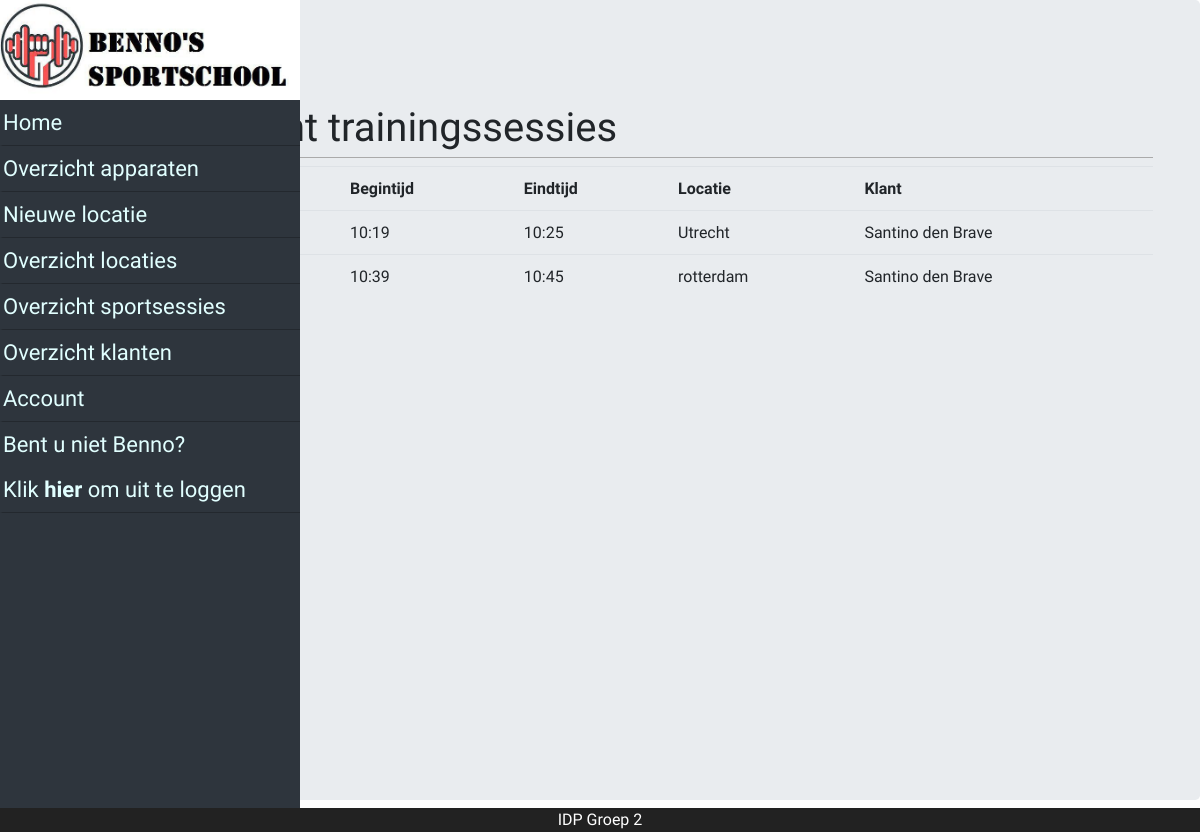
The app's page /?page=allSportSessions (signed in), older data.
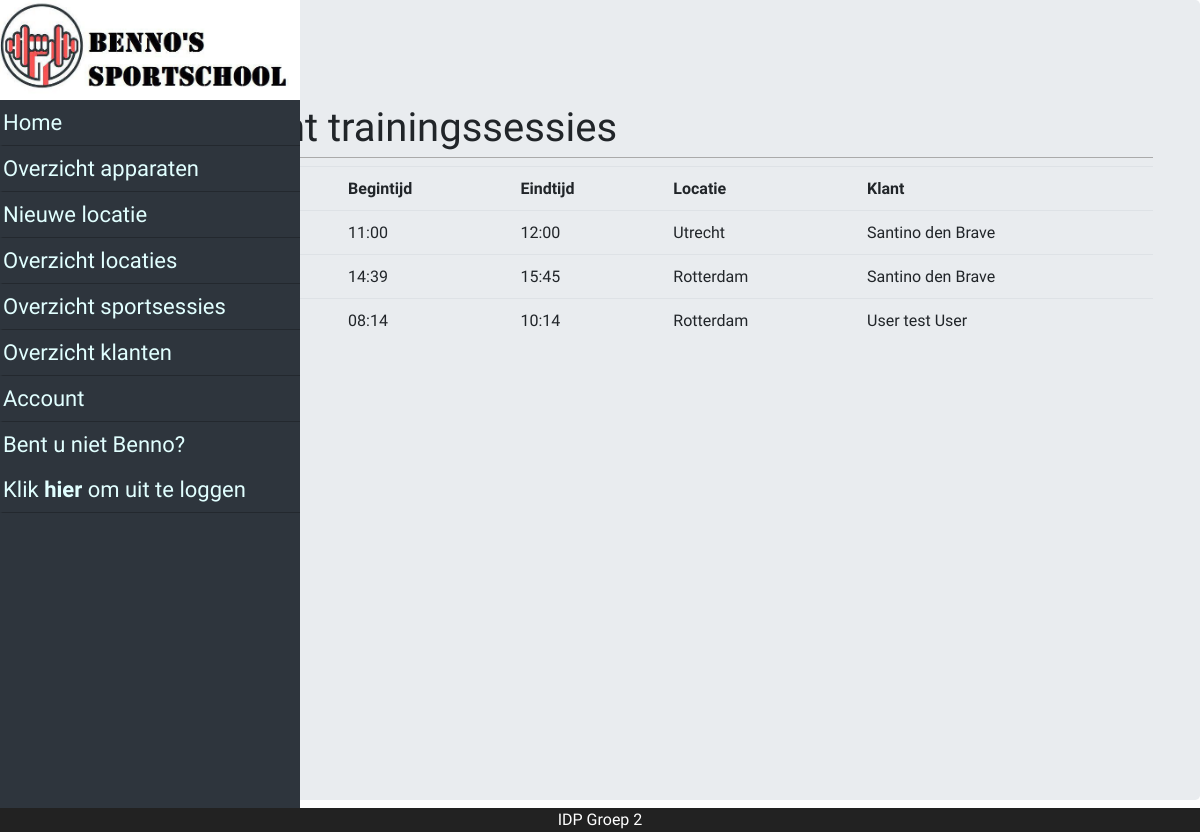
The same page, newer data.
### tables this page shows
CREATE TABLE `sport_session` (
  `id` int(11) NOT NULL,
  `session_start` datetime NOT NULL,
  `session_end` datetime NOT NULL,
  `user` int(11) NOT NULL,
  `location` int(11) NOT NULL
);

CREATE TABLE `location` (
  `id` int(11) NOT NULL,
  `name` varchar(45) NOT NULL,
  `street` varchar(45) NOT NULL,
  `postal_code` varchar(45) NOT NULL,
  `house_number` int(5) NOT NULL
);

CREATE TABLE `user` (
  `id` int(11) NOT NULL,
  `username` varchar(45) NOT NULL,
  `password` varchar(100) NOT NULL,
  `salt` varchar(45) NOT NULL,
  `name` varchar(45) NOT NULL,
  `insertion` varchar(45) NOT NULL,
  `lastname` varchar(45) NOT NULL,
  `birthday` date NOT NULL,
  `email` varchar(100) NOT NULL,
  `phone` varchar(10) NOT NULL,
  `street` varchar(45) NOT NULL,
  `house_number` varchar(5) NOT NULL,
  `postal_code` varchar(6) NOT NULL,
  `role` varchar(20) NOT NULL,
  `iban` varchar(18) NOT NULL,
  `subscription` int(11) DEFAULT NULL,
  `card` int(11) DEFAULT NULL
);

### model/Model.php (called while the page is built, shortened)
<?php
abstract class Model {
    public static function findById($id)
    {
        try {
            $objs = self::findBy("id", $id);
            return $objs[0];
        } catch (FrameworkException $e) {
            echo $e->errorMessage();
            die();
        }
    }
    public static function findBy($field, $value)
    {
        return DB::getBy(get_called_class(), $field, $value);
    }
    public static function find() {
        try {
            $table = strtolower(get_called_class());
            $qry = "SELECT * FROM `$table`";
            $stmt = DB::prepare($qry);
            $stmt->execute();
            return $stmt->fetchAll(PDO::FETCH_CLASS, get_called_class());
        } catch (Exception $e) {
            echo FrameworkException::message($e->getMessage(), $e->getTrace());
            die();
        }
    }
    protected function belongsTo($type, $field = "")
    {
        try {
            if ($field == "") {
                $field = strtolower($type);
            }
            return $type::findById(get_object_vars($this)[$field]);
        } catch (FrameworkException $e) {
            echo $e->errorMessage();
            die();
        }
    }
}

### class/DB.php (called while the page is built, shortened)
<?php
final class DB {
    private static $instance = null;
    private $servername = "localhost";
    private $username = "root";
    private $password = "";
    private $database = "sportschool2";
    private function __construct() {
        try {
            try {
                $this->c = new PDO("mysql:host=$this->servername;dbname=$this->database", $this->username, $this->password);
            } catch (PDOException $e) {
                throw new FrameworkException("Connecting to the database failed. Configure connection in DB.php");
            }
        } catch (FrameworkException $e) {
            echo $e->errorMessage();
            die();
        }
    }
    public static function prepare($query)
    {
        try {
            try {
                return self::getInstance()->c->prepare($query);
            } catch (PDOException $e) {
                throw new FrameworkException("Could not prepare query");
            }
        } catch (FrameworkException $e) {
            echo $e->errorMessage();
            die();
        }
    }
    public static function getInstance() {
        if(self::$instance == null){
            self::$instance = new DB();
        }
        return self::$instance;
    }
    public static function getBy($class, $field, $value) {
        try {
            try {
                $c = self::getInstance()->c;
                $qry = "SELECT * FROM `" . strtolower($class) . "` WHERE ($field = :$field)";
                $stmt = $c->prepare($qry);
                $stmt->execute(array("$field" => $value));
                $result = $stmt->fetchAll(PDO::FETCH_CLASS, $class);
                return $result;
            } catch (PDOException $e) {
                throw new FrameworkException("Could not execute query. Check your $class model and table");
            }
        } catch (FrameworkException $e) {
            echo $e->errorMessage();
            die();
        }
    }
}

### model/Sport_session.php (called while the page is built, shortened)
<?php
class Sport_session extends Model {
	protected $session_start;
	protected $session_end;
	public function getSession_start()
	{
		return $this->session_start;
	}
	public function getSession_end()
	{
		return $this->session_end;
	}
	public function getUser()
	{
        return $this->belongsTo('User');
    }
    public function getLocation()
	{
        return $this->belongsTo('Location');
    }
}
?>

### model/Location.php (called while the page is built, shortened)
<?php
class Location extends Model {
	protected $name;
    public function getName()
	{
    	return $this->name;
    }
}
?>

### model/User.php (called while the page is built, shortened)
<?php
class User extends Model {
    protected $name;
    protected $insertion;
    protected $lastname;
    public function getName()
    {
      return $this->name;
    }
    public function getInsertion()
    {
      return $this->insertion;
    }
    public function getLastname()
    {
      return $this->lastname;
    }
}

### pages/allSportSessions.php (the view)
<div class="jumbotron page_layout">
    <div class="container">
        <h1>Overzicht trainingssessies</h1>
        <table class="table">
            <tr>
                <th>Datum</th>
                <th>Begintijd</th>
                <th>Eindtijd</th>
                <th>Locatie</th>
                <th>Klant</th>
            </tr>
            <?php
            $sessions = Sport_session::find();
            foreach($sessions as $session)
            {
                echo '<tr><td>'.substr($session->getSession_start(), 0, 10).'</td>';
                echo '<td>'.substr($session->getSession_start(), 11, 5).'</td>';
                echo '<td>'.substr($session->getSession_end(), 11, 5).'</td>';
                echo '<td>'.$session->getLocation()->getName().'</td>';
                $user = $session->getUser();
                echo '<td>'.ucfirst($user->getName())." ".$user->getInsertion()." ".ucfirst($user->getLastname()).'</td></tr>';
            } ?>
        </table>
    </div>
</div>

Row changes from the older to the newer data that the page shows:
changed sport_session "Utrecht": session_start "10:19" → "11:00"; session_end "10:25" → "12:00"
changed sport_session (number 2 of 3 on the later page): session_start "10:39" → "14:39"; session_end "10:45" → "15:45"; location.name "rotterdam" → "Rotterdam"
added sport_session: session_start "08:14", session_end "10:14", location.name "Rotterdam", user.name "User", user.insertion "test", user.lastname "User"
